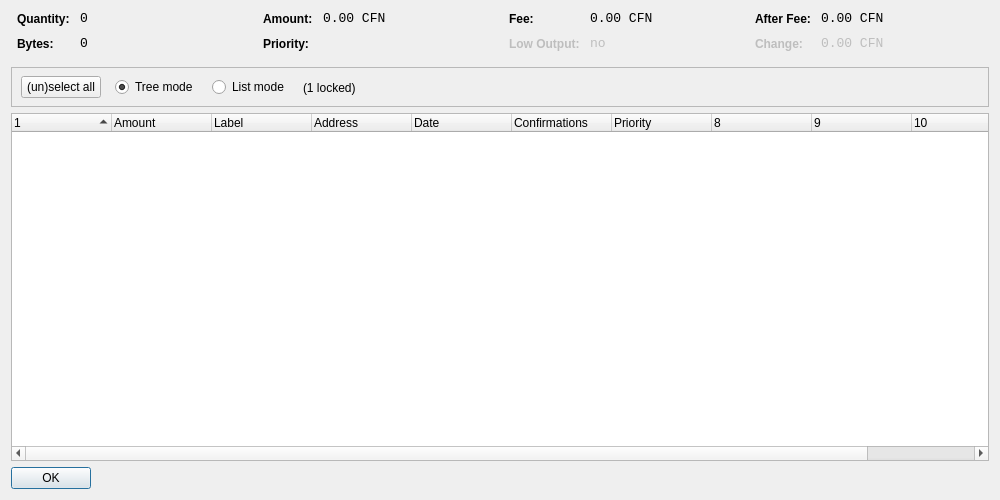
<?xml version="1.0" encoding="UTF-8"?>
<ui version="4.0">
 <class>CoinControlDialog</class>
 <widget class="QDialog" name="CoinControlDialog">
  <property name="geometry">
   <rect>
    <x>0</x>
    <y>0</y>
    <width>1000</width>
    <height>500</height>
   </rect>
  </property>
  <property name="windowTitle">
   <string>Coin Control</string>
  </property>
  <layout class="QVBoxLayout" name="verticalLayout">
   <item>
    <layout class="QHBoxLayout" name="horizontalLayoutTop" stretch="0,0,0,0">
     <property name="topMargin">
      <number>0</number>
     </property>
     <property name="bottomMargin">
      <number>10</number>
     </property>
     <item>
      <layout class="QFormLayout" name="formLayoutCoinControl1">
       <property name="horizontalSpacing">
        <number>10</number>
       </property>
       <property name="verticalSpacing">
        <number>10</number>
       </property>
       <property name="leftMargin">
        <number>6</number>
       </property>
       <property name="rightMargin">
        <number>6</number>
       </property>
       <item row="0" column="0">
        <widget class="QLabel" name="labelCoinControlQuantityText">
         <property name="styleSheet">
          <string notr="true">font-weight:bold;</string>
         </property>
         <property name="text">
          <string>Quantity:</string>
         </property>
        </widget>
       </item>
       <item row="0" column="1">
        <widget class="QLabel" name="labelCoinControlQuantity">
         <property name="font">
          <font>
           <family>Monospace</family>
           <pointsize>10</pointsize>
          </font>
         </property>
         <property name="cursor">
          <cursorShape>IBeamCursor</cursorShape>
         </property>
         <property name="contextMenuPolicy">
          <enum>Qt::ActionsContextMenu</enum>
         </property>
         <property name="text">
          <string notr="true">0</string>
         </property>
         <property name="textInteractionFlags">
          <set>Qt::LinksAccessibleByMouse|Qt::TextSelectableByKeyboard|Qt::TextSelectableByMouse</set>
         </property>
        </widget>
       </item>
       <item row="1" column="0">
        <widget class="QLabel" name="labelCoinControlBytesText">
         <property name="styleSheet">
          <string notr="true">font-weight:bold;</string>
         </property>
         <property name="text">
          <string>Bytes:</string>
         </property>
        </widget>
       </item>
       <item row="1" column="1">
        <widget class="QLabel" name="labelCoinControlBytes">
         <property name="font">
          <font>
           <family>Monospace</family>
           <pointsize>10</pointsize>
          </font>
         </property>
         <property name="cursor">
          <cursorShape>IBeamCursor</cursorShape>
         </property>
         <property name="contextMenuPolicy">
          <enum>Qt::ActionsContextMenu</enum>
         </property>
         <property name="text">
          <string notr="true">0</string>
         </property>
         <property name="textInteractionFlags">
          <set>Qt::LinksAccessibleByMouse|Qt::TextSelectableByKeyboard|Qt::TextSelectableByMouse</set>
         </property>
        </widget>
       </item>
      </layout>
     </item>
     <item>
      <layout class="QFormLayout" name="formLayoutCoinControl2">
       <property name="horizontalSpacing">
        <number>10</number>
       </property>
       <property name="verticalSpacing">
        <number>10</number>
       </property>
       <property name="leftMargin">
        <number>6</number>
       </property>
       <property name="rightMargin">
        <number>6</number>
       </property>
       <item row="0" column="0">
        <widget class="QLabel" name="labelCoinControlAmountText">
         <property name="styleSheet">
          <string notr="true">font-weight:bold;</string>
         </property>
         <property name="text">
          <string>Amount:</string>
         </property>
        </widget>
       </item>
       <item row="0" column="1">
        <widget class="QLabel" name="labelCoinControlAmount">
         <property name="font">
          <font>
           <family>Monospace</family>
           <pointsize>10</pointsize>
          </font>
         </property>
         <property name="cursor">
          <cursorShape>IBeamCursor</cursorShape>
         </property>
         <property name="contextMenuPolicy">
          <enum>Qt::ActionsContextMenu</enum>
         </property>
         <property name="text">
          <string notr="true">0.00 CFN</string>
         </property>
         <property name="textInteractionFlags">
          <set>Qt::LinksAccessibleByMouse|Qt::TextSelectableByKeyboard|Qt::TextSelectableByMouse</set>
         </property>
        </widget>
       </item>
       <item row="1" column="0">
        <widget class="QLabel" name="labelCoinControlPriorityText">
         <property name="styleSheet">
          <string notr="true">font-weight:bold;</string>
         </property>
         <property name="text">
          <string>Priority:</string>
         </property>
        </widget>
       </item>
       <item row="1" column="1">
        <widget class="QLabel" name="labelCoinControlPriority">
         <property name="font">
          <font>
           <family>Monospace</family>
           <pointsize>10</pointsize>
          </font>
         </property>
         <property name="cursor">
          <cursorShape>IBeamCursor</cursorShape>
         </property>
         <property name="contextMenuPolicy">
          <enum>Qt::ActionsContextMenu</enum>
         </property>
         <property name="text">
          <string/>
         </property>
         <property name="textInteractionFlags">
          <set>Qt::LinksAccessibleByMouse|Qt::TextSelectableByKeyboard|Qt::TextSelectableByMouse</set>
         </property>
        </widget>
       </item>
      </layout>
     </item>
     <item>
      <layout class="QFormLayout" name="formLayoutCoinControl3">
       <property name="horizontalSpacing">
        <number>10</number>
       </property>
       <property name="verticalSpacing">
        <number>10</number>
       </property>
       <property name="leftMargin">
        <number>6</number>
       </property>
       <property name="rightMargin">
        <number>6</number>
       </property>
       <item row="0" column="0">
        <widget class="QLabel" name="labelCoinControlFeeText">
         <property name="styleSheet">
          <string notr="true">font-weight:bold;</string>
         </property>
         <property name="text">
          <string>Fee:</string>
         </property>
        </widget>
       </item>
       <item row="0" column="1">
        <widget class="QLabel" name="labelCoinControlFee">
         <property name="font">
          <font>
           <family>Monospace</family>
           <pointsize>10</pointsize>
          </font>
         </property>
         <property name="cursor">
          <cursorShape>IBeamCursor</cursorShape>
         </property>
         <property name="contextMenuPolicy">
          <enum>Qt::ActionsContextMenu</enum>
         </property>
         <property name="text">
          <string notr="true">0.00 CFN</string>
         </property>
         <property name="textInteractionFlags">
          <set>Qt::LinksAccessibleByMouse|Qt::TextSelectableByKeyboard|Qt::TextSelectableByMouse</set>
         </property>
        </widget>
       </item>
       <item row="1" column="0">
        <widget class="QLabel" name="labelCoinControlLowOutputText">
         <property name="enabled">
          <bool>false</bool>
         </property>
         <property name="styleSheet">
          <string notr="true">font-weight:bold;</string>
         </property>
         <property name="text">
          <string>Low Output:</string>
         </property>
        </widget>
       </item>
       <item row="1" column="1">
        <widget class="QLabel" name="labelCoinControlLowOutput">
         <property name="enabled">
          <bool>false</bool>
         </property>
         <property name="font">
          <font>
           <family>Monospace</family>
           <pointsize>10</pointsize>
          </font>
         </property>
         <property name="cursor">
          <cursorShape>IBeamCursor</cursorShape>
         </property>
         <property name="contextMenuPolicy">
          <enum>Qt::ActionsContextMenu</enum>
         </property>
         <property name="text">
          <string>no</string>
         </property>
         <property name="textInteractionFlags">
          <set>Qt::LinksAccessibleByMouse|Qt::TextSelectableByKeyboard|Qt::TextSelectableByMouse</set>
         </property>
        </widget>
       </item>
      </layout>
     </item>
     <item>
      <layout class="QFormLayout" name="formLayoutCoinControl4">
       <property name="horizontalSpacing">
        <number>10</number>
       </property>
       <property name="verticalSpacing">
        <number>10</number>
       </property>
       <property name="leftMargin">
        <number>6</number>
       </property>
       <property name="rightMargin">
        <number>6</number>
       </property>
       <item row="0" column="0">
        <widget class="QLabel" name="labelCoinControlAfterFeeText">
         <property name="styleSheet">
          <string notr="true">font-weight:bold;</string>
         </property>
         <property name="text">
          <string>After Fee:</string>
         </property>
        </widget>
       </item>
       <item row="0" column="1">
        <widget class="QLabel" name="labelCoinControlAfterFee">
         <property name="font">
          <font>
           <family>Monospace</family>
           <pointsize>10</pointsize>
          </font>
         </property>
         <property name="cursor">
          <cursorShape>IBeamCursor</cursorShape>
         </property>
         <property name="contextMenuPolicy">
          <enum>Qt::ActionsContextMenu</enum>
         </property>
         <property name="text">
          <string notr="true">0.00 CFN</string>
         </property>
         <property name="textInteractionFlags">
          <set>Qt::LinksAccessibleByMouse|Qt::TextSelectableByKeyboard|Qt::TextSelectableByMouse</set>
         </property>
        </widget>
       </item>
       <item row="1" column="0">
        <widget class="QLabel" name="labelCoinControlChangeText">
         <property name="enabled">
          <bool>false</bool>
         </property>
         <property name="styleSheet">
          <string notr="true">font-weight:bold;</string>
         </property>
         <property name="text">
          <string>Change:</string>
         </property>
        </widget>
       </item>
       <item row="1" column="1">
        <widget class="QLabel" name="labelCoinControlChange">
         <property name="enabled">
          <bool>false</bool>
         </property>
         <property name="font">
          <font>
           <family>Monospace</family>
           <pointsize>10</pointsize>
          </font>
         </property>
         <property name="cursor">
          <cursorShape>IBeamCursor</cursorShape>
         </property>
         <property name="contextMenuPolicy">
          <enum>Qt::ActionsContextMenu</enum>
         </property>
         <property name="text">
          <string notr="true">0.00 CFN</string>
         </property>
         <property name="textInteractionFlags">
          <set>Qt::LinksAccessibleByMouse|Qt::TextSelectableByKeyboard|Qt::TextSelectableByMouse</set>
         </property>
        </widget>
       </item>
      </layout>
     </item>
    </layout>
   </item>
   <item>
    <widget class="QFrame" name="frame">
     <property name="minimumSize">
      <size>
       <width>0</width>
       <height>40</height>
      </size>
     </property>
     <property name="frameShape">
      <enum>QFrame::StyledPanel</enum>
     </property>
     <property name="frameShadow">
      <enum>QFrame::Sunken</enum>
     </property>
     <widget class="QWidget" name="horizontalLayoutWidget">
      <property name="geometry">
       <rect>
        <x>10</x>
        <y>0</y>
        <width>781</width>
        <height>41</height>
       </rect>
      </property>
      <layout class="QHBoxLayout" name="horizontalLayoutPanel" stretch="0,0,0,0,0">
       <property name="spacing">
        <number>14</number>
       </property>
       <item>
        <widget class="QPushButton" name="pushButtonSelectAll">
         <property name="sizePolicy">
          <sizepolicy hsizetype="Maximum" vsizetype="Fixed">
           <horstretch>0</horstretch>
           <verstretch>0</verstretch>
          </sizepolicy>
         </property>
         <property name="text">
          <string>(un)select all</string>
         </property>
        </widget>
       </item>
       <item>
        <widget class="QRadioButton" name="radioTreeMode">
         <property name="sizePolicy">
          <sizepolicy hsizetype="Maximum" vsizetype="Fixed">
           <horstretch>0</horstretch>
           <verstretch>0</verstretch>
          </sizepolicy>
         </property>
         <property name="text">
          <string>Tree mode</string>
         </property>
         <property name="checked">
          <bool>true</bool>
         </property>
        </widget>
       </item>
       <item>
        <widget class="QRadioButton" name="radioListMode">
         <property name="sizePolicy">
          <sizepolicy hsizetype="Maximum" vsizetype="Fixed">
           <horstretch>0</horstretch>
           <verstretch>0</verstretch>
          </sizepolicy>
         </property>
         <property name="text">
          <string>List mode</string>
         </property>
        </widget>
       </item>
       <item>
        <widget class="QLabel" name="labelLocked">
         <property name="text">
          <string>(1 locked)</string>
         </property>
        </widget>
       </item>
       <item>
        <spacer name="horizontalSpacer">
         <property name="orientation">
          <enum>Qt::Horizontal</enum>
         </property>
         <property name="sizeHint" stdset="0">
          <size>
           <width>40</width>
           <height>20</height>
          </size>
         </property>
        </spacer>
       </item>
      </layout>
     </widget>
    </widget>
   </item>
   <item>
    <widget class="CoinControlTreeWidget" name="treeWidget">
     <property name="contextMenuPolicy">
      <enum>Qt::CustomContextMenu</enum>
     </property>
     <property name="sortingEnabled">
      <bool>false</bool>
     </property>
     <property name="columnCount">
      <number>11</number>
     </property>
     <attribute name="headerShowSortIndicator" stdset="0">
      <bool>true</bool>
     </attribute>
     <attribute name="headerStretchLastSection">
      <bool>false</bool>
     </attribute>
     <column>
      <property name="text">
       <string/>
      </property>
     </column>
     <column>
      <property name="text">
       <string>Amount</string>
      </property>
     </column>
     <column>
      <property name="text">
       <string notr="true">Label</string>
      </property>
     </column>
     <column>
      <property name="text">
       <string>Address</string>
      </property>
     </column>
     <column>
      <property name="text">
       <string>Date</string>
      </property>
     </column>
     <column>
      <property name="text">
       <string>Confirmations</string>
      </property>
      <property name="toolTip">
       <string>Confirmed</string>
      </property>
     </column>
     <column>
      <property name="text">
       <string>Priority</string>
      </property>
     </column>
     <column>
      <property name="text">
       <string/>
      </property>
     </column>
     <column>
      <property name="text">
       <string/>
      </property>
     </column>
     <column>
      <property name="text">
       <string/>
      </property>
     </column>
     <column>
      <property name="text">
       <string/>
      </property>
     </column>
    </widget>
   </item>
   <item>
    <widget class="QDialogButtonBox" name="buttonBox">
     <property name="sizePolicy">
      <sizepolicy hsizetype="Maximum" vsizetype="Fixed">
       <horstretch>0</horstretch>
       <verstretch>0</verstretch>
      </sizepolicy>
     </property>
     <property name="orientation">
      <enum>Qt::Horizontal</enum>
     </property>
     <property name="standardButtons">
      <set>QDialogButtonBox::Ok</set>
     </property>
    </widget>
   </item>
  </layout>
 </widget>
 <customwidgets>
  <customwidget>
   <class>CoinControlTreeWidget</class>
   <extends>QTreeWidget</extends>
   <header>coincontroltreewidget.h</header>
  </customwidget>
 </customwidgets>
 <resources/>
 <connections/>
</ui>
